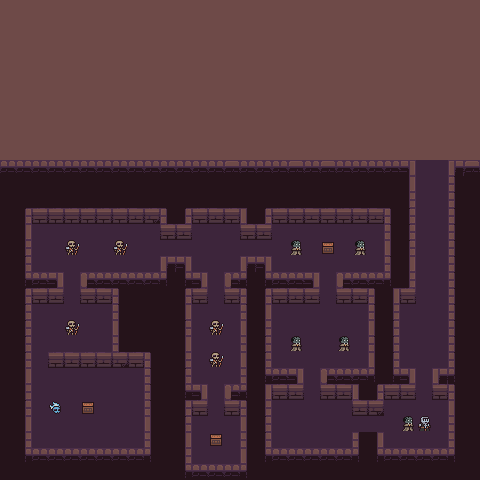

This is a level from a 2D game, rendered from its Tiled map with the project's own tilesets. A one-line summary and the complete map file follow:
An orthogonal 30x30 tile map with 16x16 px tiles, 3 tile layers (suelo, muros, logica), 2 tilesets.

<map version="1.5" tiledversion="1.6.0" orientation="orthogonal" renderorder="right-down" width="30" height="30" tilewidth="16" tileheight="16" infinite="0" nextlayerid="7" nextobjectid="1">
 <tileset firstgid="1" source="Dungeon_Tileset.tsx" />
 <tileset firstgid="101" source="Dungeon_Character.tsx" />
 <layer id="1" name="suelo" width="30" height="30">
  <data encoding="csv">
70,70,70,70,70,70,70,70,70,70,70,70,70,70,70,70,70,70,70,70,70,70,70,70,70,70,70,70,70,70,
70,70,70,70,70,70,70,70,70,70,70,70,70,70,70,70,70,70,70,70,70,70,70,70,70,70,70,70,70,70,
70,70,70,70,70,70,70,70,70,70,70,70,70,70,70,70,70,70,70,70,70,70,70,70,70,70,70,70,70,70,
70,70,70,70,70,70,70,70,70,70,70,70,70,70,70,70,70,70,70,70,70,70,70,70,70,70,70,70,70,70,
70,70,70,70,70,70,70,70,70,70,70,70,70,70,70,70,70,70,70,70,70,70,70,70,70,70,70,70,70,70,
70,70,70,70,70,70,70,70,70,70,70,70,70,70,70,70,70,70,70,70,70,70,70,70,70,70,70,70,70,70,
70,70,70,70,70,70,70,70,70,70,70,70,70,70,70,70,70,70,70,70,70,70,70,70,70,70,70,70,70,70,
70,70,70,70,70,70,70,70,70,70,70,70,70,70,70,70,70,70,70,70,70,70,70,70,70,70,70,70,70,70,
70,70,70,70,70,70,70,70,70,70,70,70,70,70,70,70,70,70,70,70,70,70,70,70,70,70,70,70,70,70,
70,70,70,70,70,70,70,70,70,70,70,70,70,70,70,70,70,70,70,70,70,70,70,70,70,70,70,70,70,70,
79,79,79,79,79,79,79,79,79,79,79,79,79,79,79,79,79,79,79,79,79,79,79,79,79,79,80,80,79,79,
79,79,79,79,79,79,79,79,79,79,79,79,79,79,79,79,79,79,79,79,79,79,79,79,79,79,80,80,79,79,
79,79,79,79,79,79,79,79,79,79,79,79,79,79,79,79,79,79,79,79,79,79,79,79,79,79,80,80,79,79,
79,79,79,79,79,79,79,79,79,79,79,79,79,79,79,79,79,79,79,79,79,79,79,79,79,79,80,80,79,79,
79,79,80,80,80,80,80,80,80,80,79,79,80,80,80,79,79,80,80,80,80,80,80,80,79,79,80,80,79,79,
79,79,80,80,80,80,80,80,80,80,80,80,80,80,80,80,80,80,80,80,80,80,80,80,79,79,80,80,79,79,
79,79,80,80,80,80,80,80,80,80,79,79,80,80,80,79,79,80,80,80,80,80,80,80,79,79,80,80,79,79,
79,79,79,79,80,79,79,79,79,79,79,79,79,80,79,79,79,79,79,79,80,79,79,79,79,79,80,80,79,79,
79,79,79,79,80,79,79,79,79,79,79,79,79,80,79,79,79,79,79,79,80,79,79,79,79,79,80,80,79,79,
79,79,80,80,80,80,80,79,79,79,79,79,80,80,80,79,79,80,80,80,80,80,80,79,79,80,80,80,79,79,
79,79,80,80,80,80,80,79,79,79,79,79,80,80,80,79,79,80,80,80,80,80,80,79,79,80,80,80,79,79,
79,79,80,80,80,80,80,79,79,79,79,79,80,80,80,79,79,80,80,80,80,80,80,79,79,80,80,80,79,79,
79,79,80,79,79,79,79,79,79,79,79,79,80,80,80,79,79,80,80,80,80,80,80,79,79,80,80,80,79,79,
79,79,80,80,80,80,80,80,80,79,79,79,80,80,80,79,79,79,79,80,79,79,79,79,79,79,80,79,79,79,
79,79,80,80,80,80,80,80,80,79,79,79,79,80,79,79,79,79,79,80,79,79,79,79,79,79,80,79,79,79,
79,79,80,80,80,80,80,80,80,79,79,79,79,80,79,79,79,80,80,80,80,80,79,79,80,80,80,80,79,79,
79,79,80,80,80,80,80,80,80,79,79,79,80,80,80,79,79,80,80,80,80,80,80,80,80,80,80,80,79,79,
79,79,80,80,80,80,80,80,80,79,79,79,80,80,80,79,79,80,80,80,80,80,79,79,80,80,80,80,79,79,
79,79,79,79,79,79,79,79,79,79,79,79,80,80,80,79,79,79,79,79,79,79,79,79,79,79,79,79,79,79,
79,79,79,79,79,79,79,79,79,79,79,79,79,79,79,79,79,79,79,79,79,79,79,79,79,79,79,79,79,79
</data>
 </layer>
 <layer id="5" name="muros" width="30" height="30">
  <data encoding="csv">
0,0,0,0,0,0,0,0,0,0,0,0,0,0,0,0,0,0,0,0,0,0,0,0,0,0,0,0,0,0,
0,0,0,0,0,0,0,0,0,0,0,0,0,0,0,0,0,0,0,0,0,0,0,0,0,0,0,0,0,0,
0,0,0,0,0,0,0,0,0,0,0,0,0,0,0,0,0,0,0,0,0,0,0,0,0,0,0,0,0,0,
0,0,0,0,0,0,0,0,0,0,0,0,0,0,0,0,0,0,0,0,0,0,0,0,0,0,0,0,0,0,
0,0,0,0,0,0,0,0,0,0,0,0,0,0,0,0,0,0,0,0,0,0,0,0,0,0,0,0,0,0,
0,0,0,0,0,0,0,0,0,0,0,0,0,0,0,0,0,0,0,0,0,0,0,0,0,0,0,0,0,0,
0,0,0,0,0,0,0,0,0,0,0,0,0,0,0,0,0,0,0,0,0,0,0,0,0,0,0,0,0,0,
0,0,0,0,0,0,0,0,0,0,0,0,0,0,0,0,0,0,0,0,0,0,0,0,0,0,0,0,0,0,
0,0,0,0,0,0,0,0,0,0,0,0,0,0,0,0,0,0,0,0,0,0,0,0,0,0,0,0,0,0,
0,0,0,0,0,0,0,0,0,0,0,0,0,0,0,0,0,0,0,0,0,0,0,0,0,0,0,0,0,0,
43,44,44,44,44,43,44,43,44,44,44,44,44,44,42,43,44,44,42,43,42,43,44,43,44,54,0,0,51,45,
0,0,0,0,0,0,0,0,0,0,0,0,0,0,0,0,0,0,0,0,0,0,0,0,0,11,0,0,6,0,
0,0,0,0,0,0,0,0,0,0,0,0,0,0,0,0,0,0,0,0,0,0,0,0,0,21,0,0,6,0,
0,1,2,2,2,2,2,2,3,4,6,1,5,3,5,16,1,2,2,3,2,2,3,3,6,1,0,0,6,0,
0,11,0,0,0,0,0,0,0,0,2,3,0,0,0,2,3,0,0,0,0,0,0,0,6,1,0,0,6,0,
0,21,0,0,0,0,0,0,0,0,0,0,0,0,0,0,0,0,0,0,0,0,0,0,16,1,0,0,6,0,
0,1,0,0,0,0,0,0,0,0,51,54,0,0,0,51,54,0,0,0,0,0,0,0,6,11,0,0,6,0,
0,41,43,54,0,55,43,43,43,43,46,41,54,0,55,46,41,43,43,54,0,55,43,43,46,21,0,0,6,0,
0,1,2,3,0,2,3,6,0,0,0,1,5,0,5,6,1,2,3,3,0,2,3,6,11,2,0,0,6,0,
0,1,0,0,0,0,0,6,0,0,0,11,0,0,0,6,11,0,0,0,0,0,0,6,21,0,0,0,6,0,
0,1,0,0,0,0,0,16,0,0,0,1,0,0,0,16,21,0,0,0,0,0,0,16,1,0,0,0,6,0,
0,1,0,0,0,0,0,26,0,0,0,11,0,0,0,26,1,0,0,0,0,0,0,6,1,0,0,0,6,0,
0,1,0,2,3,2,3,4,5,6,0,21,0,0,0,16,1,0,0,0,0,0,0,16,1,0,0,0,6,0,
0,11,0,0,0,0,0,0,0,6,0,1,0,0,0,26,41,43,54,0,55,43,43,46,41,54,0,51,46,0,
0,21,0,0,0,0,0,0,0,6,0,41,54,0,55,46,11,2,3,0,2,3,16,1,2,3,0,5,6,0,
0,1,0,0,0,0,0,0,0,6,0,21,5,0,5,6,21,0,0,0,0,0,3,4,0,0,0,0,16,0,
0,11,0,0,0,0,0,0,0,16,0,1,0,0,0,16,1,0,0,0,0,0,0,0,0,0,0,0,26,0,
0,21,0,0,0,0,0,0,0,26,0,11,0,0,0,26,1,0,0,0,0,0,26,11,0,0,0,0,26,0,
0,41,43,43,43,43,43,43,43,46,0,21,0,0,0,16,41,43,43,43,43,43,46,41,43,43,43,43,46,0,
0,0,0,0,0,0,0,0,0,0,0,41,43,43,43,46,0,0,0,0,0,0,0,0,0,0,0,0,0,0
</data>
 </layer>
 <layer id="3" name="logica" width="30" height="30">
  <data encoding="csv">
0,0,0,0,0,0,0,0,0,0,0,0,0,0,0,0,0,0,0,0,0,0,0,0,0,0,0,0,0,0,
0,0,0,0,0,0,0,0,0,0,0,0,0,0,0,0,0,0,0,0,0,0,0,0,0,0,0,0,0,0,
0,0,0,0,0,0,0,0,0,0,0,0,0,0,0,0,0,0,0,0,0,0,0,0,0,0,0,0,0,0,
0,0,0,0,0,0,0,0,0,0,0,0,0,0,0,0,0,0,0,0,0,0,0,0,0,0,0,0,0,0,
0,0,0,0,0,0,0,0,0,0,0,0,0,0,0,0,0,0,0,0,0,0,0,0,0,0,0,0,0,0,
0,0,0,0,0,0,0,0,0,0,0,0,0,0,0,0,0,0,0,0,0,0,0,0,0,0,0,0,0,0,
0,0,0,0,0,0,0,0,0,0,0,0,0,0,0,0,0,0,0,0,0,0,0,0,0,0,0,0,0,0,
0,0,0,0,0,0,0,0,0,0,0,0,0,0,0,0,0,0,0,0,0,0,0,0,0,0,0,0,0,0,
0,0,0,0,0,0,0,0,0,0,0,0,0,0,0,0,0,0,0,0,0,0,0,0,0,0,0,0,0,0,
0,0,0,0,0,0,0,0,0,0,0,0,0,0,0,0,0,0,0,0,0,0,0,0,0,0,0,0,0,0,
0,0,0,0,0,0,0,0,0,0,0,0,0,0,0,0,0,0,0,0,0,0,0,0,0,0,0,0,0,0,
0,0,0,0,0,0,0,0,0,0,0,0,0,0,0,0,0,0,0,0,0,0,0,0,0,0,0,0,0,0,
0,0,0,0,0,0,0,0,0,0,0,0,0,0,0,0,0,0,0,0,0,0,0,0,0,0,0,0,0,0,
0,0,0,0,0,0,0,0,0,0,0,0,0,0,0,0,0,0,0,0,0,0,0,0,0,0,0,0,0,0,
0,0,0,0,0,0,0,0,0,0,0,0,0,0,0,0,0,0,0,0,0,0,0,0,0,0,0,0,0,0,
0,0,0,0,113,0,0,113,0,0,0,0,0,0,0,0,0,0,111,0,84,0,111,0,0,0,0,0,0,0,
0,0,0,0,0,0,0,0,0,0,0,0,0,0,0,0,0,0,0,0,0,0,0,0,0,0,0,0,0,0,
0,0,0,0,0,0,0,0,0,0,0,0,0,0,0,0,0,0,0,0,0,0,0,0,0,0,0,0,0,0,
0,0,0,0,0,0,0,0,0,0,0,0,0,0,0,0,0,0,0,0,0,0,0,0,0,0,0,0,0,0,
0,0,0,0,0,0,0,0,0,0,0,0,0,0,0,0,0,0,0,0,0,0,0,0,0,0,0,0,0,0,
0,0,0,0,113,0,0,0,0,0,0,0,0,113,0,0,0,0,0,0,0,0,0,0,0,0,0,0,0,0,
0,0,0,0,0,0,0,0,0,0,0,0,0,0,0,0,0,0,111,0,0,111,0,0,0,0,0,0,0,0,
0,0,0,0,0,0,0,0,0,0,0,0,0,113,0,0,0,0,0,0,0,0,0,0,0,0,0,0,0,0,
0,0,0,0,0,0,0,0,0,0,0,0,0,0,0,0,0,0,0,0,0,0,0,0,0,0,0,0,0,0,
0,0,0,0,0,0,0,0,0,0,0,0,0,0,0,0,0,0,0,0,0,0,0,0,0,0,0,0,0,0,
0,0,0,109,0,84,0,0,0,0,0,0,0,0,0,0,0,0,0,0,0,0,0,0,0,0,0,0,0,0,
0,0,0,0,0,0,0,0,0,0,0,0,0,0,0,0,0,0,0,0,0,0,0,0,0,111,107,0,0,0,
0,0,0,0,0,0,0,0,0,0,0,0,0,84,0,0,0,0,0,0,0,0,0,0,0,0,0,0,0,0,
0,0,0,0,0,0,0,0,0,0,0,0,0,0,0,0,0,0,0,0,0,0,0,0,0,0,0,0,0,0,
0,0,0,0,0,0,0,0,0,0,0,0,0,0,0,0,0,0,0,0,0,0,0,0,0,0,0,0,0,0
</data>
 </layer>
</map>
